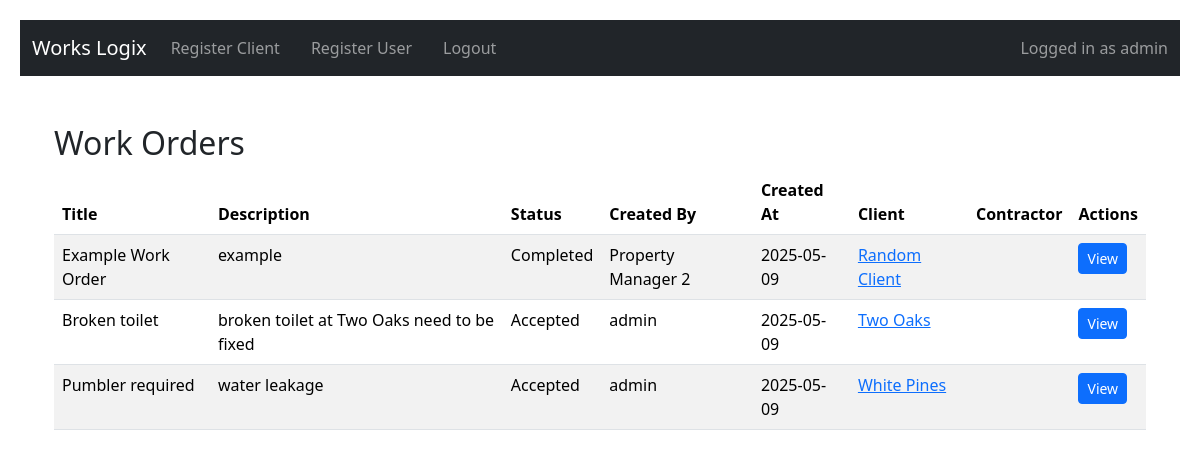
Screenshot of /home (signed in) with the database file from the repository.
### app/models.py (models this page shows, shortened)
class User(UserMixin, db.Model):
    id = db.Column(db.Integer, primary_key=True)
    username = db.Column(db.String(64), nullable=False)
    email = db.Column(db.String(120), unique=True, nullable=False)
    password_hash = db.Column(db.String(128), nullable=False)
    role = db.Column(SQLAlchemyEnum(UserRole), nullable=False)

class WorkOrder(db.Model):
    id = db.Column(db.Integer, primary_key=True)
    title = db.Column(db.String(100), nullable=False)
    description = db.Column(db.Text, nullable=False)
    status = db.Column(SQLAlchemyEnum(WorkOrderStatus), default=WorkOrderStatus.OPEN, nullable=False)
    created_by = db.Column(db.String(100), nullable=False)
    status = db.Column(db.String(20), default='Open')
    created_at = db.Column(db.DateTime, default=datetime.utcnow)
    client_id = db.Column(db.Integer, db.ForeignKey('client.id'))
    contractor_id = db.Column(db.Integer, db.ForeignKey('user.id'), nullable=True)
    contractor = db.relationship("User", backref="accepted_work_orders")
    rejected_by = db.Column(db.Integer, nullable=True)
    completion_photo = db.Column(db.String(200), nullable=True)
    occupant_apartment = db.Column(db.String(120))
    occupant_contact = db.Column(db.String(120))
    client = db.relationship('Client', backref='work_orders')
    contractor = db.relationship('User', foreign_keys=[contractor_id])

class Client(db.Model):
    id = db.Column(db.Integer, primary_key=True)
    name = db.Column(db.String(100), nullable=False)
    address = db.Column(db.String(200), nullable=False)
    registration_number = db.Column(db.String(50), nullable=False)
    year_built = db.Column(db.Integer, nullable=False)
    number_of_units = db.Column(db.Integer, nullable=False)

### app/routes.py (the view)
@routes_bp.route('/home')
@login_required
def home():
    orders = WorkOrder.query.order_by(WorkOrder.created_at.desc()).all()
    return render_template('home.html', orders=orders)

### app/__init__.py (called while the page is built)
@login_manager.user_loader
def load_user(user_id):
    return User.query.get(int(user_id))

def create_app():
    app = Flask(__name__)
    app.config.from_object(Config)
    db.init_app(app)
    login_manager.init_app(app)
    Migrate(app, db)
    from app.routes import routes_bp
    from app.auth import auth_bp
    app.register_blueprint(routes_bp)
    app.register_blueprint(auth_bp)
    @app.context_processor
    def inject_roles():
        return {
            'ROLE_ADMIN': UserRole.ADMIN.value,
            'ROLE_MANAGER': UserRole.MANAGER.value,
            'ROLE_CONTRACTOR': UserRole.CONTRACTOR.value
        }
    @app.context_processor
    def inject_roles():
        return {
            'ROLE_ADMIN': UserRole.ADMIN.value,
            'ROLE_MANAGER': UserRole.MANAGER.value,
            'ROLE_CONTRACTOR': UserRole.CONTRACTOR.value
        }
    return app

### app/templates/home.html (shortened to what this page needs)
{% extends 'base.html' %}
{% block content %}
<div class="container mt-4">
    <h2>Work Orders</h2>
    {% if orders %}
        <table class="table table-striped table-hover">
            <thead>
                <tr>
                    <th>Title</th>
                    <th>Description</th>
                    <th>Status</th>
                    <th>Created By</th>
                    <th>Created At</th>
                    <th>Client</th>
                    <th>Contractor</th>
                    <th>Actions</th>
                </tr>
            </thead>
            <tbody>
                {% for order in orders %}
                <tr>
                    <td>{{ order.title }}</td>
                    <td>{{ order.description }}</td>
                    <td>{{ order.status }}</td>
                    <td>{{ order.created_by }}</td>
                    <td>{{ order.created_at.strftime('%Y-%m-%d') }}</td>
                    <td>
                        <a href="{{ url_for('routes.client_detail', client_id=order.client.id) }}">
                        {{ order.client.name }}
                        </a>
                    </td>
                    <td>
                        </td>
                    <td>
                        <a class="btn btn-sm btn-primary" href="{{ url_for('routes.work_order_detail', order_id=order.id) }}">
                            View
                        </a>
                    </td>
                </tr>
            {% endfor %}
        </tbody>
    </table>
    {% endif %}
{% endblock %}

### app/templates/base.html (shortened to what this page needs)
<!DOCTYPE html>
<html lang="en">
<head>
  <link rel="stylesheet" href="{{ url_for('static', filename='css/style.css') }}">
  <link href="https://cdn.jsdelivr.net/npm/bootstrap@5.3.3/dist/css/bootstrap.min.css" rel="stylesheet">
</head>
<body>
  <nav class="navbar navbar-expand-lg navbar-dark bg-dark">
    <div class="container-fluid">
      <a class="navbar-brand" href="{{ url_for('routes.home') }}">Works Logix</a>
      <div class="collapse navbar-collapse" id="navbarNav">
        <ul class="navbar-nav me-auto mb-2 mb-lg-0">
          {% if current_user.is_authenticated %}
          {% if current_user.role.value == ROLE_ADMIN %}
              <li class="nav-item">
                <a class="nav-link" href="{{ url_for('routes.register_client') }}">Register Client</a>
              </li>
              <li class="nav-item">
                <a class="nav-link" href="{{ url_for('auth.register') }}">Register User</a>
              </li>
              {% elif current_user.role.value == ROLE_CONTRACTOR %}
              <li class="nav-item">
                <a class="nav-link" href="{{ url_for('routes.contractor_work_orders') }}">View Work Orders</a>
              </li>
            {% endif %}
          {% endif %}
          {% if current_user.is_authenticated %}
            <li class="nav-item">
              <a class="nav-link" href="{{ url_for('auth.logout') }}">Logout</a>
            </li>
          {% endif %}
        </ul>
        {% if current_user.is_authenticated %}
          <span class="navbar-text ms-auto">
            Logged in as {{ current_user.username }}
          </span>
        {% endif %}
      </div>
    </div>
  </nav>
  {% if current_user.is_authenticated %}
  <p class="text-end text-white me-3">Logged in as {{ current_user.username }} ({{ current_user.role }})</p>
  {% endif %}
  <div class="container">
    {% block content %}{% endblock %}
  </div>
</body>
</html>

### app/static/css/style.css (style rules this page uses)
body { font-family: Arial, sans-serif; padding: 20px; background-color: #f6f6f6; }
nav a { margin-right: 15px; text-decoration: none; }
.container { margin-top: 20px; }

### rows the page displays
User: username "admin"
WorkOrder: title "Example Work Order", description "example", status "Completed", created_by "Property Manager 2", created_at "2025-05-09", client.name "Random Client"
WorkOrder: title "Broken toilet", description "broken toilet at Two Oaks need to be fixed", status "Accepted", created_by "admin", created_at "2025-05-09", client.name "Two Oaks"
WorkOrder: title "Pumbler required", description "water leakage", status "Accepted", created_by "admin", created_at "2025-05-09", client.name "White Pines"
